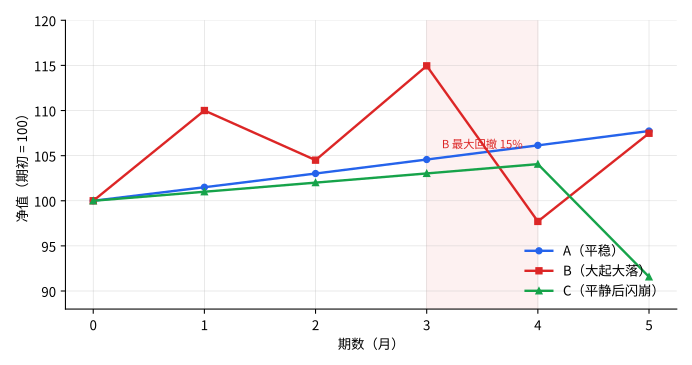

Generate this figure with Python:
#!/usr/bin/env python3
"""Generate the A/B/C net-value chart for the risk-is-not-a-number post.

Run from anywhere: python3 nav-paths.py
Output: nav-paths.svg in the same directory as this script.
"""

from pathlib import Path

import matplotlib

matplotlib.use("Agg")

import matplotlib.pyplot as plt

HERE = Path(__file__).resolve().parent

PERIODS = list(range(6))
PATHS = [
    ("A（平稳）", [100.00, 101.50, 103.02, 104.57, 106.14, 107.73], "#2563eb", "o"),
    ("B（大起大落）", [100.00, 110.00, 104.50, 114.95, 97.71, 107.48], "#dc2626", "s"),
    ("C（平静后闪崩）", [100.00, 101.00, 102.01, 103.03, 104.06, 91.57], "#16a34a", "^"),
]

plt.rcParams["font.sans-serif"] = ["Noto Sans CJK SC", "DejaVu Sans"]
plt.rcParams["axes.unicode_minus"] = False

fig, ax = plt.subplots(figsize=(7.2, 3.8), dpi=150)

for label, values, color, marker in PATHS:
    ax.plot(
        PERIODS,
        values,
        label=label,
        color=color,
        marker=marker,
        linewidth=1.8,
        markersize=4.5,
    )

ax.axvspan(3, 4, color="#dc2626", alpha=0.07)
ax.annotate(
    "B 最大回撤 15%",
    xy=(3.5, 106.3),
    ha="center",
    va="center",
    fontsize=8.5,
    color="#dc2626",
)

ax.set_xlabel("期数（月）")
ax.set_ylabel("净值（期初 = 100）")
ax.set_xticks(PERIODS)
ax.set_ylim(88, 120)
ax.grid(True, linewidth=0.5, alpha=0.4)
ax.legend(frameon=False, loc="lower right")
for spine in ("top", "right"):
    ax.spines[spine].set_visible(False)
fig.tight_layout()
fig.savefig(HERE / "nav-paths.svg", format="svg")
print(f"saved {HERE / 'nav-paths.svg'}")
